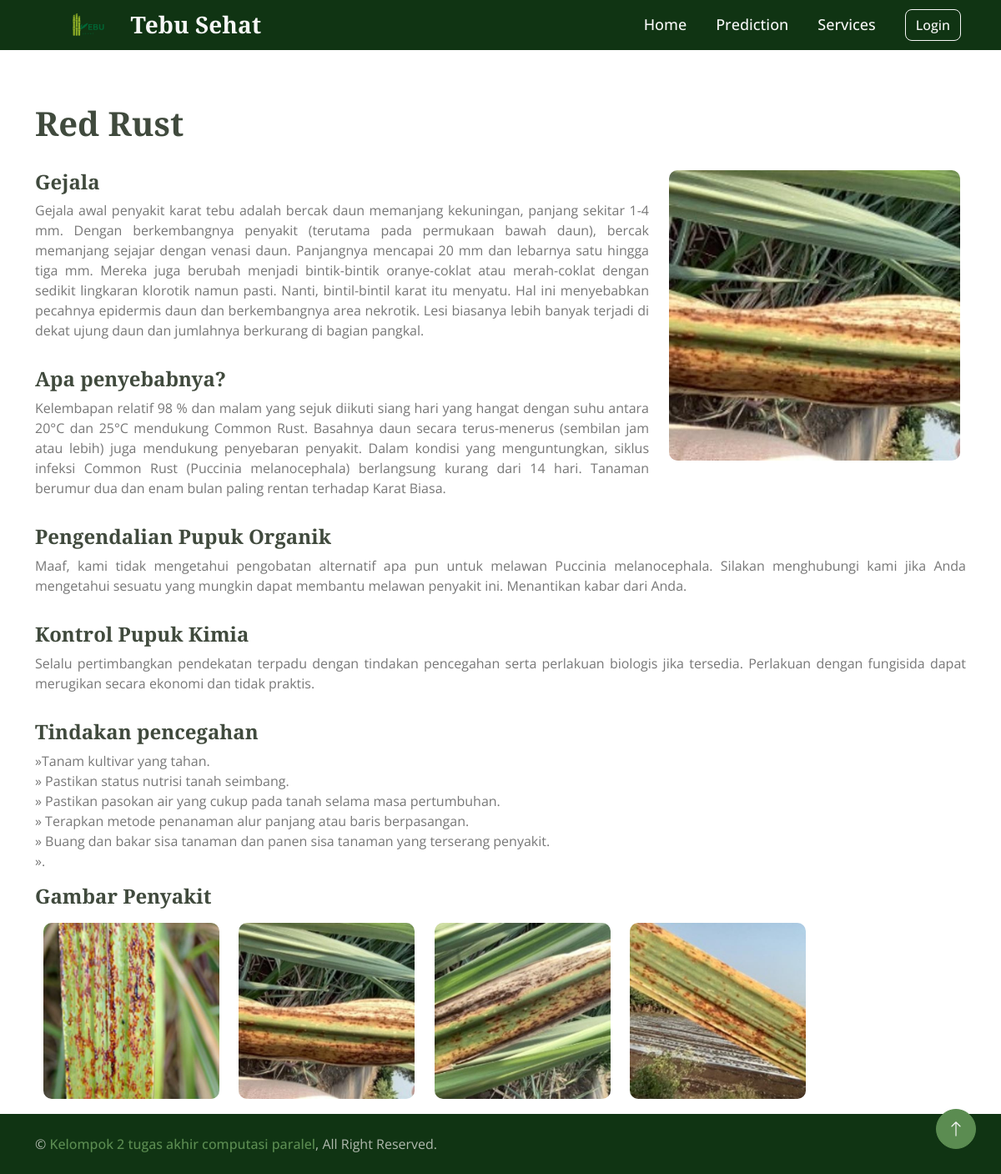
/disease_details/Red Rust/, run on the app's committed database.
### uploads/models.py (models this page shows, shortened)
class Treatment(models.Model):
    disease_name = (
        ('Bacterial Blight', 'Bacterial Blight'),
        ('Leaf Rust', 'Leaf Rust'),
        ('Leaf Spot', 'Leaf Spot'),
        ('Mite Insect', 'Mite Insect'),
        ('Red Rot', 'Red Rot'),
        ('Red Rust', 'Red Rust'),
        ('White Fly', 'White Fly'),
        ('Yellow Leaf Virus', 'Yellow Leaf Virus')
        )
    disease = models.CharField(max_length=200, null=True, choices=disease_name)
    symptoms = models.CharField(max_length=1000, null=True)
    caused = models.CharField(max_length=1000, null=True)
    organic_control = models.CharField(max_length=1000, null=True)
    chemical_control = models.CharField(max_length=1000, null=True)
    preventive_measures = models.CharField(max_length=1000, null=True)

### uploads/views.py (the view)
# urls.py: path('disease_details/<str:disease>/', views.disease_details, name='disease_details'),
def disease_details(request, disease):
    treatment = Treatment.objects.get(disease=disease)
    symptoms, caused, organic_control, chemical_control, preventive_measures = get_treatment(treatment)
    context = {
        'treatment': treatment,
        'symptoms': symptoms,
        'caused': caused,
        'organic_control': organic_control,
        'chemical_control': chemical_control,
        'preventive_measures': preventive_measures,
    }
    return render(request, 'disease_details.html', context)

### uploads/utils.py (called while the page is built)
def get_treatment(treatment):
    try:
        symptoms = treatment.symptoms
        caused = treatment.caused
        organic_control = treatment.organic_control
        chemical_control = treatment.chemical_control
        preventive_measures = treatment.preventive_measures
        preventive_measures = preventive_measures.split(".")
        return symptoms, caused, organic_control, chemical_control, preventive_measures
    except Exception as e:
        print(f"An error occurred while processing treatment data: {e}")

### templates/disease_details.html (shortened to what this page needs)
{% extends 'base.html' %}{% load static %}
{% block body %}
<div class="container mt-5">
    <h1 class="pt-3 ">{{ treatment.disease }}</h1>
    <br>
    <div class="row">
      <div class="col-lg-8">
        <h4>Gejala</h5>
        <p style="text-align: justify">{{symptoms }}</p>
        <h4 class="pt-3">Apa penyebabnya?</h5>
        <p style="text-align: justify">{{caused }}</p>
      </div>
      <div class="col-lg-4">
        {% if treatment.disease == 'Leaf Rust' %}
        <img class="img-fluid image_disease_page" src="{% static 'img/leaf_rust.jpg' %}" alt="">
        {% elif treatment.disease == 'Bacterial Blight' %}
        <img class="img-fluid image_disease_page" src="{% static 'img/Bacterial Blight.jpg' %}" alt="">
        {% elif treatment.disease == 'Mite Insect' %}
        <img class="img-fluid image_disease_page" src="{% static 'img/mite insect.jpg' %}" alt="">
        {% elif treatment.disease == 'Red Rot' %}
        <img class="img-fluid image_disease_page" src="{% static 'img/Red Rot.jpg' %}" alt="">
        {% elif treatment.disease == 'Leaf Spot' %}
        <img class="img-fluid image_disease_page" src="{% static 'img/Disease/leaf spot2.jpg' %}" alt="">
        {% elif treatment.disease == 'Yellow Leaf Virus' %}
        <img class="img-fluid image_disease_page" src="{% static 'img/Disease/Yellow Leaf Virus3.jpg' %}" alt="">
        {% elif treatment.disease == 'Red Rust' %}
        <img class="img-fluid image_disease_page" src="{% static 'img/Disease/Red_Rust1.jpg' %}" alt="">
        {% elif treatment.disease == 'White Fly' %}
        <img class="img-fluid image_disease_page" src="{% static 'img/Disease/white_fly3.jpg' %}" alt="">
        {% endif %}
      </div>
      <h4 class="pt-3">Pengendalian Pupuk Organik</h5>
        <p style="text-align: justify">{{organic_control }}</p>
        <h4 class="pt-3">Kontrol Pupuk Kimia</h5>
        <p style="text-align: justify">{{chemical_control }}</p>
        <h4 class="pt-3">Tindakan pencegahan</h5>
        {% for measure in preventive_measures %}
        <li class="treatment_li">{{ measure }}.</li>
        {% endfor %}
    </div>
        <h4 class="pt-3">Gambar Penyakit</h4>
        <div style=" max-width: 960px;">
        {% if treatment.disease == 'Leaf Rust' %}
            <img class="img-table-responsive disease_image " src="{% static 'img/leaf_rust.jpg' %}" alt="">
            <img class="img-table-responsive disease_image " src="{% static 'img/Disease/leaf_rust1.jpg' %}" alt="">
            <img class="img-table-responsive disease_image " src="{% static 'img/Disease/leaf_rust2.jpg' %}" alt="">
            <img class="img-table-responsive disease_image " src="{% static 'img/Disease/leaf_rust3.jpg' %}" alt="">
        {% elif treatment.disease == 'Red Rust' %}
            <img class="img-table-responsive disease_image" src="{% static 'img/Red_Rust.jpg' %}" alt="">
            <img class="img-table-responsive disease_image" src="{% static 'img/Disease/Red_Rust1.jpg' %}" alt="">
            <img class="img-table-responsive disease_image" src="{% static 'img/Disease/Red_Rust2.jpg' %}" alt="">
            <img class="img-table-responsive disease_image" src="{% static 'img/Disease/Red_Rust3.jpg' %}" alt="">
        {% endif %}
        </div>
    </div>
{% endblock body %}

### static/css/style.css (style rules this page uses)
.container { overflow-x: hidden; }
:root { --primary: #5b8c51; --secondary: #869183; --light: #f7f7f7; --dark: #404a3d; }
.disease_image { display: inline-block; max-width: 98%; height: auto; width: 22%; margin: 1%; border-radius: 10px; }
.image_disease_page { display: block; max-width: 100%; height: auto; width: 98%; border-radius: 10px; }

### static/css/style1.css (style rules this page uses)
.treatment_li { list-style: none; }
.treatment_li::before { content: "\00BB"; }

### data on the page
Treatment: disease "Red Rust", symptoms "Gejala awal penyakit karat tebu adalah bercak daun memanjang kekuningan, panjang sekitar 1-4 mm. Dengan berkembangnya penyakit (terutama pada permukaan bawah daun), bercak memanjang sejajar dengan venasi daun. Panjangnya mencapai 20 mm dan lebarnya satu hingga tiga mm. Mereka juga berubah menjadi bintik-bintik oranye-coklat atau merah-coklat dengan sedikit lingkaran klorotik namun pasti. Nanti, bintil-bintil karat itu menyatu. Hal ini menyebabkan pecahnya epidermis daun dan berkembangnya area nekrotik. Lesi biasanya lebih banyak terjadi di dekat ujung daun dan jumlahnya berkurang di bagian pangkal.", caused "Kelembapan relatif 98 % dan malam yang sejuk diikuti siang hari yang hangat dengan suhu antara 20°C dan 25°C mendukung Common Rust. Basahnya daun secara terus-menerus (sembilan jam atau lebih) juga mendukung penyebaran penyakit. Dalam kondisi yang menguntungkan, siklus infeksi Common Rust (Puccinia melanocephala) berlangsung kurang dari 14 hari. Tanaman berumur dua dan enam bulan paling rentan terhadap Karat Biasa.", organic_control "Maaf, kami tidak mengetahui pengobatan alternatif apa pun untuk melawan Puccinia melanocephala. Silakan menghubungi kami jika Anda mengetahui sesuatu yang mungkin dapat membantu melawan penyakit ini. Menantikan kabar dari Anda.", chemical_control "Selalu pertimbangkan pendekatan terpadu dengan tindakan pencegahan serta perlakuan biologis jika tersedia. Perlakuan dengan fungisida dapat merugikan secara ekonomi dan tidak praktis."

### other printed values
{{ measure }} "Tanam kultivar yang tahan" "Pastikan status nutrisi tanah seimbang" "Pastikan pasokan air yang cukup pada tanah selama masa pertumbuhan" "Terapkan metode penanaman alur panjang atau baris berpasangan" "Buang dan bakar sisa tanaman dan panen sisa tanaman yang terserang penyakit"
